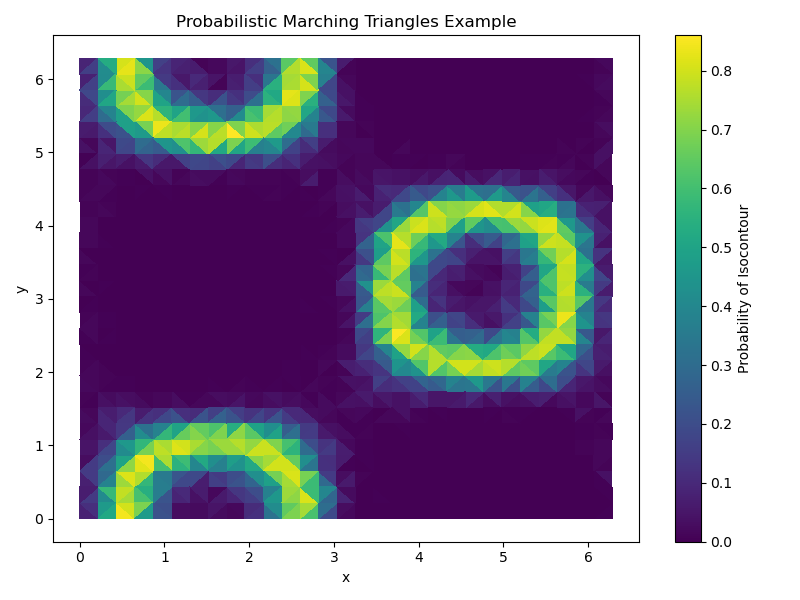

Here is the Python script that generated this plot:
"""
This example demonstrates the use of the probabilistic marching triangles algorithm
to compute and visualize probabilistic isocontours from an ensemble of scalar fields defined on a
triangular mesh.
It visualizes the probability of the isocontour passing through each triangle in the mesh.

Import necessary libraries and modules.

.. code-block:: python

    from matplotlib.tri import Triangulation
    import matplotlib.pyplot as plt
    import numpy as np  
    from uvisbox.ProbabilisticContours.Stat.probabilistic_marching_triangles import probabilistic_marching_squares

Define a synthetic scalar field function (e.g., f(x, y) = sin(x) * cos(y)).

.. code-block:: python

    def synthetic_func(x, y):
        return np.sin(x) * np.cos(y)

Generate a triangular mesh over a 2D domain and create an ensemble of scalar fields with some noise.

.. code-block:: python

    # Domain setup
    x = np.linspace(0, 2 * np.pi, 30)
    y = np.linspace(0, 2 * np.pi, 30)
    xv, yv = np.meshgrid(x, y)
    points = np.column_stack([xv.ravel(), yv.ravel()])  
    # Triangulate the domain
    tri = Triangulation(points[:, 0], points[:, 1])
    triangles = tri.triangles
    # Generate ensemble samples with noise
    n_ens = 100
    F = np.array([
        synthetic_func(points[:, 0], points[:, 1]) + np.random.normal(0, 0.2, points.shape[0])
        for _ in range(n_ens)
    ]).T  # Shape (n_points, n_ens) 
    # Set isovalue
    isovalue = 0.5  

Run probabilistic marching triangles

.. code-block:: python

    prob_contour = probabilistic_marching_squares(F, triangles, isovalue, num_samples=200)

Visualize the probability map over the triangles

.. code-block:: python

    plt.figure(figsize=(8, 6))
    tpc = plt.tripcolor(points[:, 0], points[:, 1], triangles, prob_contour, shading='flat', cmap='viridis')
    plt.colorbar(tpc, label='Probability of Isocontour')
    plt.title('Probabilistic Marching Triangles Example')
    plt.xlabel('x')
    plt.ylabel('y')
    plt.show()
"""

# Import necessary libraries
from matplotlib.tri import Triangulation
import matplotlib.pyplot as plt
import numpy as np  
from uvisbox.ProbabilisticContours import probabilistic_marching_triangles

# Generate a triangular mesh over a 2D domain [0, 2π], use function f(x, y) = sin(x) * cos(y)
# and create an ensemble of scalar fields with some noise

# Synthetic function: f(x, y) = sin(x) * cos(y)
def synthetic_func(x, y):
    return np.sin(x) * np.cos(y)

# Domain setup
x = np.linspace(0, 2 * np.pi, 30)
y = np.linspace(0, 2 * np.pi, 30)
xv, yv = np.meshgrid(x, y)
points = np.column_stack([xv.ravel(), yv.ravel()])

# Triangulate the domain
tri = Triangulation(points[:, 0], points[:, 1])
triangles = tri.triangles

# Generate ensemble samples with noise
n_ens = 100
F = np.array([
    synthetic_func(points[:, 0], points[:, 1]) + np.random.normal(0, 0.2, points.shape[0])
    for _ in range(n_ens)
]).T  # Shape (n_points, n_ens)

# Set isovalue
isovalue = 0.5

# Run probabilistic marching triangles
prob_contour = probabilistic_marching_triangles(F, triangles, isovalue, num_samples=200)

# Visualize probability map over triangles
plt.figure(figsize=(8, 6))
tpc = plt.tripcolor(points[:, 0], points[:, 1], triangles, prob_contour, shading='flat', cmap='viridis')
plt.colorbar(tpc, label='Probability of Isocontour')
plt.title('Probabilistic Marching Triangles Example')
plt.xlabel('x')
plt.ylabel('y')
plt.tight_layout()
plt.savefig("probabilistic_marching_triangles_example.png")
plt.show()
